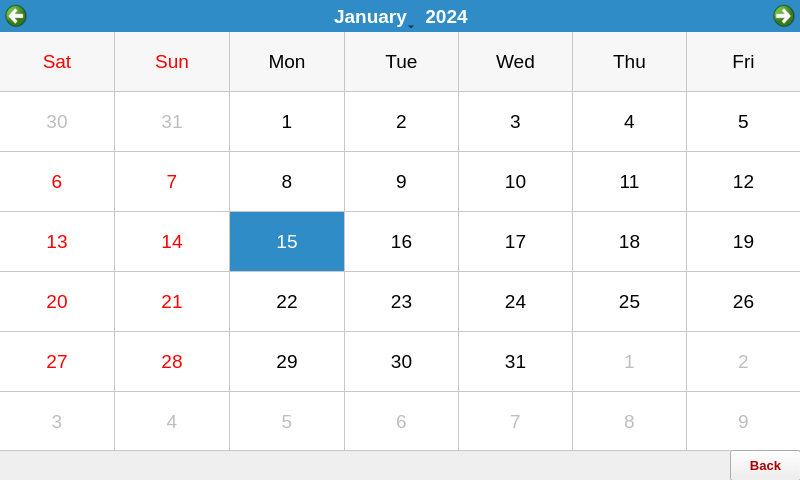
<?xml version="1.0" encoding="UTF-8"?>
<ui version="4.0">
 <class>Form</class>
 <widget class="QWidget" name="Form">
  <property name="geometry">
   <rect>
    <x>0</x>
    <y>0</y>
    <width>800</width>
    <height>480</height>
   </rect>
  </property>
  <property name="windowTitle">
   <string>Form</string>
  </property>
  <property name="windowIcon">
   <iconset>
    <normaloff>../Images/icon.png</normaloff>../Images/icon.png</iconset>
  </property>
  <property name="styleSheet">
   <string notr="true">QProgressBar:horizontal {
    border: 1px solid #3A3939;
    text-align: center;
    padding: 1px;
    background: #201F1F;
}
QProgressBar::chunk:horizontal {
    background-color: qlineargradient(spread:reflect, x1:1, y1:0.545, x2:1, y2:0, stop:0 rgba(28, 66, 111, 255), stop:1 rgba(37, 87, 146, 255));
}

QToolTip
{
    border: 1px solid #3A3939;
    background-color: rgb(90, 102, 117);;
    color: white;
    padding: 1px;
    opacity: 200;
}

QWidget
{
    color: silver;
    background-color: #302F2F;
    selection-background-color:#3d8ec9;
    selection-color: black;
    background-clip: border;
    border-image: none;
    outline: 0;
}

QWidget:item:hover
{
    background-color: #78879b;
    color: black;
}

QWidget:item:selected
{
    background-color: #3d8ec9;
}

QCheckBox
{
    spacing: 5px;
    outline: none;
    color: #bbb;
    margin-bottom: 2px;
}

QCheckBox:disabled
{
    color: #777777;
}
QCheckBox::indicator,
QGroupBox::indicator
{
    width: 18px;
    height: 18px;
}
QGroupBox::indicator
{
    margin-left: 2px;
}

QCheckBox::indicator:unchecked,
QCheckBox::indicator:unchecked:hover,
QGroupBox::indicator:unchecked,
QGroupBox::indicator:unchecked:hover
{
    image: url(:/dark_blue/img/checkbox_unchecked.png);
}

QCheckBox::indicator:unchecked:focus,
QCheckBox::indicator:unchecked:pressed,
QGroupBox::indicator:unchecked:focus,
QGroupBox::indicator:unchecked:pressed
{
  border: none;
    image: url(:/dark_blue/img/checkbox_unchecked_focus.png);
}

QCheckBox::indicator:checked,
QCheckBox::indicator:checked:hover,
QGroupBox::indicator:checked,
QGroupBox::indicator:checked:hover
{
    image: url(:/dark_blue/img/checkbox_checked.png);
}

QCheckBox::indicator:checked:focus,
QCheckBox::indicator:checked:pressed,
QGroupBox::indicator:checked:focus,
QGroupBox::indicator:checked:pressed
{
  border: none;
    image: url(:/dark_blue/img/checkbox_checked_focus.png);
}

QCheckBox::indicator:indeterminate,
QCheckBox::indicator:indeterminate:hover,
QCheckBox::indicator:indeterminate:pressed
QGroupBox::indicator:indeterminate,
QGroupBox::indicator:indeterminate:hover,
QGroupBox::indicator:indeterminate:pressed
{
    image: url(:/dark_blue/img/checkbox_indeterminate.png);
}

QCheckBox::indicator:indeterminate:focus,
QGroupBox::indicator:indeterminate:focus
{
    image: url(:/dark_blue/img/checkbox_indeterminate_focus.png);
}

QCheckBox::indicator:checked:disabled,
QGroupBox::indicator:checked:disabled
{
    image: url(:/dark_blue/img/checkbox_checked_disabled.png);
}

QCheckBox::indicator:unchecked:disabled,
QGroupBox::indicator:unchecked:disabled
{
    image: url(:/dark_blue/img/checkbox_unchecked_disabled.png);
}

QRadioButton
{
    spacing: 5px;
    outline: none;
    color: #bbb;
    margin-bottom: 2px;
}

QRadioButton:disabled
{
    color: #777777;
}
QRadioButton::indicator
{
    width: 21px;
    height: 21px;
}

QRadioButton::indicator:unchecked,
QRadioButton::indicator:unchecked:hover
{
    image: url(:/dark_blue/img/radio_unchecked.png);
}

QRadioButton::indicator:unchecked:focus,
QRadioButton::indicator:unchecked:pressed
{
  border: none;
  outline: none;
    image: url(:/dark_blue/img/radio_unchecked_focus.png);
}

QRadioButton::indicator:checked,
QRadioButton::indicator:checked:hover
{
  border: none;
  outline: none;
    image: url(:/dark_blue/img/radio_checked.png);
}

QRadioButton::indicator:checked:focus,
QRadioButton::indicato::menu-arrowr:checked:pressed
{
  border: none;
  outline: none;
    image: url(:/dark_blue/img/radio_checked_focus.png);
}

QRadioButton::indicator:indeterminate,
QRadioButton::indicator:indeterminate:hover,
QRadioButton::indicator:indeterminate:pressed
{
        image: url(:/dark_blue/img/radio_indeterminate.png);
}

QRadioButton::indicator:checked:disabled
{
  outline: none;
  image: url(:/dark_blue/img/radio_checked_disabled.png);
}

QRadioButton::indicator:unchecked:disabled
{
    image: url(:/dark_blue/img/radio_unchecked_disabled.png);
}


QMenuBar
{
    background-color: #302F2F;
    color: silver;
}

QMenuBar::item
{
    background: transparent;
}

QMenuBar::item:selected
{
    background: transparent;
    border: 1px solid #3A3939;
}

QMenuBar::item:pressed
{
    border: 1px solid #3A3939;
    background-color: #3d8ec9;
    color: black;
    margin-bottom:-1px;
    padding-bottom:1px;
}

QMenu
{
    border: 1px solid #3A3939;
    color: silver;
    margin: 1px;
}

QMenu::icon
{
    margin: 1px;
}

QMenu::item
{
    padding: 2px 2px 2px 25px;
    margin-left: 5px;
    border: 1px solid transparent; /* reserve space for selection border */
}

QMenu::item:selected
{
    color: black;
}

QMenu::separator {
    height: 2px;
    background: lightblue;
    margin-left: 10px;
    margin-right: 5px;
}

QMenu::indicator {
    width: 16px;
    height: 16px;
}

/* non-exclusive indicator = check box style indicator
   (see QActionGroup::setExclusive) */
QMenu::indicator:non-exclusive:unchecked {
    image: url(:/dark_blue/img/checkbox_unchecked.png);
}

QMenu::indicator:non-exclusive:unchecked:selected {
    image: url(:/dark_blue/img/checkbox_unchecked_disabled.png);
}

QMenu::indicator:non-exclusive:checked {
    image: url(:/dark_blue/img/checkbox_checked.png);
}

QMenu::indicator:non-exclusive:checked:selected {
    image: url(:/dark_blue/img/checkbox_checked_disabled.png);
}

/* exclusive indicator = radio button style indicator (see QActionGroup::setExclusive) */
QMenu::indicator:exclusive:unchecked {
    image: url(:/dark_blue/img/radio_unchecked.png);
}

QMenu::indicator:exclusive:unchecked:selected {
    image: url(:/dark_blue/img/radio_unchecked_disabled.png);
}

QMenu::indicator:exclusive:checked {
    image: url(:/dark_blue/img/radio_checked.png);
}

QMenu::indicator:exclusive:checked:selected {
    image: url(:/dark_blue/img/radio_checked_disabled.png);
}

QMenu::right-arrow {
    margin: 5px;
    image: url(:/dark_blue/img/right_arrow.png)
}


QWidget:disabled
{
    color: #808080;
    background-color: #302F2F;
}

QAbstractItemView
{
    alternate-background-color: #3A3939;
    color: silver;
    border: 1px solid 3A3939;
    border-radius: 2px;
    padding: 1px;
}

QWidget:focus, QMenuBar:focus
{
    border: 1px solid #78879b;
}

QTabWidget:focus, QCheckBox:focus, QRadioButton:focus, QSlider:focus
{
    border: none;
}

QLineEdit
{
    background-color: #201F1F;
    padding: 2px;
    border-style: solid;
    border: 1px solid #3A3939;
    border-radius: 2px;
    color: silver;
}

QGroupBox {
    border:1px solid #3A3939;
    border-radius: 2px;
    margin-top: 20px;
    background-color: #302F2F;
    color: silver;
}

QGroupBox::title {
    subcontrol-origin: margin;
    subcontrol-position: top center;
    padding-left: 10px;
    padding-right: 10px;
    padding-top: 10px;
}

QAbstractScrollArea
{
    border-radius: 2px;
    border: 1px solid #3A3939;
    background-color: transparent;
}

QScrollBar:horizontal
{
    height: 15px;
    margin: 3px 15px 3px 15px;
    border: 1px transparent #2A2929;
    border-radius: 4px;
    background-color: #2A2929;
}

QScrollBar::handle:horizontal
{
    background-color: #605F5F;
    min-width: 5px;
    border-radius: 4px;
}

QScrollBar::add-line:horizontal
{
    margin: 0px 3px 0px 3px;
    border-image: url(:/dark_blue/img/right_arrow_disabled.png);
    width: 10px;
    height: 10px;
    subcontrol-position: right;
    subcontrol-origin: margin;
}

QScrollBar::sub-line:horizontal
{
    margin: 0px 3px 0px 3px;
    border-image: url(:/dark_blue/img/left_arrow_disabled.png);
    height: 10px;
    width: 10px;
    subcontrol-position: left;
    subcontrol-origin: margin;
}

QScrollBar::add-line:horizontal:hover,QScrollBar::add-line:horizontal:on
{
    border-image: url(:/dark_blue/img/right_arrow.png);
    height: 10px;
    width: 10px;
    subcontrol-position: right;
    subcontrol-origin: margin;
}


QScrollBar::sub-line:horizontal:hover, QScrollBar::sub-line:horizontal:on
{
    border-image: url(:/dark_blue/img/left_arrow.png);
    height: 10px;
    width: 10px;
    subcontrol-position: left;
    subcontrol-origin: margin;
}

QScrollBar::up-arrow:horizontal, QScrollBar::down-arrow:horizontal
{
    background: none;
}


QScrollBar::add-page:horizontal, QScrollBar::sub-page:horizontal
{
    background: none;
}

QScrollBar:vertical
{
    background-color: #2A2929;
    width: 15px;
    margin: 15px 3px 15px 3px;
    border: 1px transparent #2A2929;
    border-radius: 4px;
}

QScrollBar::handle:vertical
{
    background-color: #605F5F;
    min-height: 5px;
    border-radius: 4px;
}

QScrollBar::sub-line:vertical
{
    margin: 3px 0px 3px 0px;
    border-image: url(:/dark_blue/img/up_arrow_disabled.png);
    height: 10px;
    width: 10px;
    subcontrol-position: top;
    subcontrol-origin: margin;
}

QScrollBar::add-line:vertical
{
    margin: 3px 0px 3px 0px;
    border-image: url(:/dark_blue/img/down_arrow_disabled.png);
    height: 10px;
    width: 10px;
    subcontrol-position: bottom;
    subcontrol-origin: margin;
}

QScrollBar::sub-line:vertical:hover,QScrollBar::sub-line:vertical:on
{

    border-image: url(:/dark_blue/img/up_arrow.png);
    height: 10px;
    width: 10px;
    subcontrol-position: top;
    subcontrol-origin: margin;
}


QScrollBar::add-line:vertical:hover, QScrollBar::add-line:vertical:on
{
    border-image: url(:/dark_blue/img/down_arrow.png);
    height: 10px;
    width: 10px;
    subcontrol-position: bottom;
    subcontrol-origin: margin;
}

QScrollBar::up-arrow:vertical, QScrollBar::down-arrow:vertical
{
    background: none;
}


QScrollBar::add-page:vertical, QScrollBar::sub-page:vertical
{
    background: none;
}

QTextEdit
{
    background-color: #201F1F;
    color: silver;
    border: 1px solid #3A3939;
}

QPlainTextEdit
{
    background-color: #201F1F;;
    color: silver;
    border-radius: 2px;
    border: 1px solid #3A3939;
}

QHeaderView::section
{
    background-color: #3A3939;
    color: silver;
    padding-left: 4px;
    border: 1px solid #6c6c6c;
}

QSizeGrip {
    image: url(:/dark_blue/img/sizegrip.png);
    width: 12px;
    height: 12px;
}

QMainWindow
{
    background-color: #302F2F;

}

QMainWindow::separator
{
    background-color: #302F2F;
    color: white;
    padding-left: 4px;
    spacing: 2px;
    border: 1px dashed #3A3939;
}

QMainWindow::separator:hover
{

    background-color: #787876;
    color: white;
    padding-left: 4px;
    border: 1px solid #3A3939;
    spacing: 2px;
}


QMenu::separator
{
    height: 1px;
    background-color: #3A3939;
    color: white;
    padding-left: 4px;
    margin-left: 10px;
    margin-right: 5px;
}


QFrame
{
    border-radius: 2px;
    border: 1px solid #444;
}

QFrame[frameShape=&quot;0&quot;]
{
    border-radius: 2px;
    border: 1px transparent #444;
}

QStackedWidget
{
    background-color: #302F2F;
    border: 1px transparent black;
}

QToolBar {
    border: 1px transparent #393838;
    background: 1px solid #302F2F;
    font-weight: bold;
}

QToolBar::handle:horizontal {
    image: url(:/dark_blue/img/Hmovetoolbar.png);
}
QToolBar::handle:vertical {
    image: url(:/dark_blue/img/Vmovetoolbar.png);
}
QToolBar::separator:horizontal {
    image: url(:/dark_blue/img/Hsepartoolbar.png);
}
QToolBar::separator:vertical {
    image: url(:/dark_blue/img/Vsepartoolbars.png);
}

QPushButton
{
    color: silver;
    background-color: #302F2F;
    border-width: 2px;
    border-color: #4A4949;
    border-style: solid;
    padding-top: 2px;
    padding-bottom: 2px;
    padding-left: 10px;
    padding-right: 10px;
    border-radius: 12px;
    /* outline: none; */
    /* min-width: 40px; */
}

QPushButton:disabled
{
    background-color: #302F2F;
    border-width: 2px;
    border-color: #3A3939;
    border-style: solid;
    padding-top: 2px;
    padding-bottom: 2px;
    padding-left: 10px;
    padding-right: 10px;
    /*border-radius: 2px;*/
    color: #808080;
}

QPushButton:focus {
    background-color: #3d8ec9;
    color: white;
}

QComboBox
{
    selection-background-color: #3d8ec9;
    background-color: #201F1F;
    border-style: solid;
    border: 1px solid #3A3939;
    border-radius: 2px;
    padding: 2px;
    min-width: 75px;
}

QPushButton:checked{
    background-color: #4A4949;
    border-color: #6A6969;
}

QPushButton:hover {
    border: 2px solid #78879b;
    color: silver;
}

QComboBox:hover, QAbstractSpinBox:hover,QLineEdit:hover,QTextEdit:hover,QPlainTextEdit:hover,QAbstractView:hover,QTreeView:hover
{
    border: 1px solid #78879b;
    color: silver;
}

QComboBox:on
{
    background-color: #626873;
    padding-top: 3px;
    padding-left: 4px;
    selection-background-color: #4a4a4a;
}

QComboBox QAbstractItemView
{
    background-color: #201F1F;
    border-radius: 2px;
    border: 1px solid #444;
    selection-background-color: #3d8ec9;
    color: silver;
}

QComboBox::drop-down
{
    subcontrol-origin: padding;
    subcontrol-position: top right;
    width: 15px;

    border-left-width: 0px;
    border-left-color: darkgray;
    border-left-style: solid;
    border-top-right-radius: 3px;
    border-bottom-right-radius: 3px;
}

QComboBox::down-arrow
{
    image: url(:/dark_blue/img/down_arrow_disabled.png);
}

QComboBox::down-arrow:on, QComboBox::down-arrow:hover,
QComboBox::down-arrow:focus
{
    image: url(:/dark_blue/img/down_arrow.png);
}

QPushButton:pressed
{
    background-color: #484846;
}

QAbstractSpinBox {
    padding-top: 2px;
    padding-bottom: 2px;
    border: 1px solid #3A3939;
    background-color: #201F1F;
    color: silver;
    border-radius: 2px;
    min-width: 75px;
}

QAbstractSpinBox:up-button
{
    background-color: transparent;
    subcontrol-origin: border;
    subcontrol-position: top right;
}

QAbstractSpinBox:down-button
{
    background-color: transparent;
    subcontrol-origin: border;
    subcontrol-position: bottom right;
}

QAbstractSpinBox::up-arrow,QAbstractSpinBox::up-arrow:disabled,QAbstractSpinBox::up-arrow:off {
    image: url(:/dark_blue/img/up_arrow_disabled.png);
    width: 10px;
    height: 10px;
}
QAbstractSpinBox::up-arrow:hover
{
    image: url(:/dark_blue/img/up_arrow.png);
}


QAbstractSpinBox::down-arrow,QAbstractSpinBox::down-arrow:disabled,QAbstractSpinBox::down-arrow:off
{
    image: url(:/dark_blue/img/down_arrow_disabled.png);
    width: 10px;
    height: 10px;
}
QAbstractSpinBox::down-arrow:hover
{
    image: url(:/dark_blue/img/down_arrow.png);
}


QLabel
{
    border: 0px solid black;
}

QTabWidget{
    border: 1px transparent black;
}

QTabWidget::pane {
    border: 1px solid #444;
    border-radius: 3px;
    padding: 3px;
}

QTabBar
{
    qproperty-drawBase: 0;
    left: 5px; /* move to the right by 5px */
}

QTabBar:focus
{
    border: 0px transparent black;
}

QTabBar::close-button  {
    image: url(:/dark_blue/img/close.png);
    background: transparent;
}

QTabBar::close-button:hover
{
    image: url(:/dark_blue/img/close-hover.png);
    background: transparent;
}

QTabBar::close-button:pressed {
    image: url(:/dark_blue/img/close-pressed.png);
    background: transparent;
}

/* TOP TABS */
QTabBar::tab:top {
    color: #b1b1b1;
    border: 1px solid #4A4949;
    border-bottom: 1px transparent black;
    background-color: #302F2F;
    padding: 5px;
    border-top-left-radius: 2px;
    border-top-right-radius: 2px;
}

QTabBar::tab:top:!selected
{
    color: #b1b1b1;
    background-color: #201F1F;
    border: 1px transparent #4A4949;
    border-bottom: 1px transparent #4A4949;
    border-top-left-radius: 0px;
    border-top-right-radius: 0px;
}

QTabBar::tab:top:!selected:hover {
    background-color: #48576b;
}

/* BOTTOM TABS */
QTabBar::tab:bottom {
    color: #b1b1b1;
    border: 1px solid #4A4949;
    border-top: 1px transparent black;
    background-color: #302F2F;
    padding: 5px;
    border-bottom-left-radius: 2px;
    border-bottom-right-radius: 2px;
}

QTabBar::tab:bottom:!selected
{
    color: #b1b1b1;
    background-color: #201F1F;
    border: 1px transparent #4A4949;
    border-top: 1px transparent #4A4949;
    border-bottom-left-radius: 0px;
    border-bottom-right-radius: 0px;
}

QTabBar::tab:bottom:!selected:hover {
    background-color: #78879b;
}

/* LEFT TABS */
QTabBar::tab:left {
    color: #b1b1b1;
    border: 1px solid #4A4949;
    border-left: 1px transparent black;
    background-color: #302F2F;
    padding: 5px;
    border-top-right-radius: 2px;
    border-bottom-right-radius: 2px;
}

QTabBar::tab:left:!selected
{
    color: #b1b1b1;
    background-color: #201F1F;
    border: 1px transparent #4A4949;
    border-right: 1px transparent #4A4949;
    border-top-right-radius: 0px;
    border-bottom-right-radius: 0px;
}

QTabBar::tab:left:!selected:hover {
    background-color: #48576b;
}


/* RIGHT TABS */
QTabBar::tab:right {
    color: #b1b1b1;
    border: 1px solid #4A4949;
    border-right: 1px transparent black;
    background-color: #302F2F;
    padding: 5px;
    border-top-left-radius: 2px;
    border-bottom-left-radius: 2px;
}

QTabBar::tab:right:!selected
{
    color: #b1b1b1;
    background-color: #201F1F;
    border: 1px transparent #4A4949;
    border-right: 1px transparent #4A4949;
    border-top-left-radius: 0px;
    border-bottom-left-radius: 0px;
}

QTabBar::tab:right:!selected:hover {
    background-color: #48576b;
}

QTabBar QToolButton::right-arrow:enabled {
     image: url(:/dark_blue/img/right_arrow.png);
 }

 QTabBar QToolButton::left-arrow:enabled {
     image: url(:/dark_blue/img/left_arrow.png);
 }

QTabBar QToolButton::right-arrow:disabled {
     image: url(:/dark_blue/img/right_arrow_disabled.png);
 }

 QTabBar QToolButton::left-arrow:disabled {
     image: url(:/dark_blue/img/left_arrow_disabled.png);
 }


QDockWidget {
    border: 1px solid #403F3F;
    titlebar-close-icon: url(:/dark_blue/img/close.png);
    titlebar-normal-icon: url(:/dark_blue/img/undock.png);
}

QDockWidget::close-button, QDockWidget::float-button {
    border: 1px solid transparent;
    border-radius: 2px;
    background: transparent;
}

QDockWidget::close-button:hover, QDockWidget::float-button:hover {
    background: rgba(255, 255, 255, 10);
}

QDockWidget::close-button:pressed, QDockWidget::float-button:pressed {
    padding: 1px -1px -1px 1px;
    background: rgba(255, 255, 255, 10);
}

QTreeView, QListView, QTextBrowser, AtLineEdit, AtLineEdit::hover {
    border: 1px solid #444;
    background-color: silver;
    border-radius: 3px;
    margin-left: 3px;
    color: black;
}

QTreeView:branch:selected, QTreeView:branch:hover {
    background: url(:/dark_blue/img/transparent.png);
}

QTreeView::branch:has-siblings:!adjoins-item {
    border-image: url(:/dark_blue/img/transparent.png);
}

QTreeView::branch:has-siblings:adjoins-item {
    border-image: url(:/dark_blue/img/transparent.png);
}

QTreeView::branch:!has-children:!has-siblings:adjoins-item {
    border-image: url(:/dark_blue/img/transparent.png);
}

QTreeView::branch:has-children:!has-siblings:closed,
QTreeView::branch:closed:has-children:has-siblings {
    image: url(:/dark_blue/img/branch_closed.png);
}

QTreeView::branch:open:has-children:!has-siblings,
QTreeView::branch:open:has-children:has-siblings  {
    image: url(:/dark_blue/img/branch_open.png);
}

QTreeView::branch:has-children:!has-siblings:closed:hover,
QTreeView::branch:closed:has-children:has-siblings:hover {
    image: url(:/dark_blue/img/branch_closed-on.png);
    }

QTreeView::branch:open:has-children:!has-siblings:hover,
QTreeView::branch:open:has-children:has-siblings:hover  {
    image: url(:/dark_blue/img/branch_open-on.png);
    }

QListView::item:!selected:hover, QListView::item:!selected:hover, QTreeView::item:!selected:hover  {
    background: rgba(0, 0, 0, 0);
    outline: 0;
    color: #FFFFFF
}

QListView::item:selected:hover, QListView::item:selected:hover, QTreeView::item:selected:hover  {
    background: #3d8ec9;
    color: #FFFFFF;
}

QSlider::groove:horizontal {
    border: 1px solid #3A3939;
    height: 8px;
    background: #201F1F;
    margin: 2px 0;
    border-radius: 2px;
}

QSlider::handle:horizontal {
    background: QLinearGradient( x1: 0, y1: 0, x2: 0, y2: 1,
      stop: 0.0 silver, stop: 0.2 #a8a8a8, stop: 1 #727272);
    border: 1px solid #3A3939;
    width: 14px;
    height: 14px;
    margin: -4px 0;
    border-radius: 2px;
}

QSlider::groove:vertical {
    border: 1px solid #3A3939;
    width: 8px;
    background: #201F1F;
    margin: 0 0px;
    border-radius: 2px;
}

QSlider::handle:vertical {
    background: QLinearGradient( x1: 0, y1: 0, x2: 0, y2: 1, stop: 0.0 silver,
    stop: 0.2 #a8a8a8, stop: 1 #727272);
    border: 1px solid #3A3939;
    width: 14px;
    height: 14px;
    margin: 0 -4px;
    border-radius: 2px;
}

QToolButton {
    /*  background-color: transparent; */
    border: 2px transparent #4A4949;
    border-radius: 4px;
    background-color: dimgray;
    margin: 2px;
    padding: 2px;
}

QToolButton[popupMode=&quot;1&quot;] { /* only for MenuButtonPopup */
 padding-right: 20px; /* make way for the popup button */
 border: 2px transparent #4A4949;
 border-radius: 4px;
}

QToolButton[popupMode=&quot;2&quot;] { /* only for InstantPopup */
 padding-right: 10px; /* make way for the popup button */
 border: 2px transparent #4A4949;
}


QToolButton:hover, QToolButton::menu-button:hover {
    border: 2px solid #78879b;
}

QToolButton:checked, QToolButton:pressed,
    QToolButton::menu-button:pressed {
    background-color: #4A4949;
    border: 2px solid #78879b;
}

/* the subcontrol below is used only in the InstantPopup or DelayedPopup mode */
QToolButton::menu-indicator {
    image: url(:/dark_blue/img/down_arrow.png);
    top: -7px; left: -2px; /* shift it a bit */
}

/* the subcontrols below are used only in the MenuButtonPopup mode */
QToolButton::menu-button {
    border: 1px transparent #4A4949;
    border-top-right-radius: 6px;
    border-bottom-right-radius: 6px;
    /* 16px width + 4px for border = 20px allocated above */
    width: 16px;
    outline: none;
}

QToolButton::menu-arrow {
    image: url(:/dark_blue/img/down_arrow.png);
}

QToolButton::menu-arrow:open {
    top: 1px; left: 1px; /* shift it a bit */
    border: 1px solid #3A3939;
}

QPushButton::menu-indicator  {
    subcontrol-origin: padding;
    subcontrol-position: bottom right;
    left: 4px;
}

QTableView
{
    border: 1px solid #444;
    gridline-color: #6c6c6c;
    background-color: #201F1F;
}


QTableView, QHeaderView
{
    border-radius: 0px;
}

QTableView::item:pressed, QListView::item:pressed, QTreeView::item:pressed  {
    background: #78879b;
    color: #FFFFFF;
}

QTableView::item:selected:active, QTreeView::item:selected:active, QListView::item:selected:active  {
    background: #3d8ec9;
    color: #FFFFFF;
}


QHeaderView
{
    border: 1px transparent;
    border-radius: 2px;
    margin: 0px;
    padding: 0px;
}

QHeaderView::section  {
    background-color: #3A3939;
    color: silver;
    padding: 4px;
    border: 1px solid #6c6c6c;
    border-radius: 0px;
    text-align: center;
}

QHeaderView::section::vertical::first, QHeaderView::section::vertical::only-one
{
    border-top: 1px solid #6c6c6c;
}

QHeaderView::section::vertical
{
    border-top: transparent;
}

QHeaderView::section::horizontal::first, QHeaderView::section::horizontal::only-one
{
    border-left: 1px solid #6c6c6c;
}

QHeaderView::section::horizontal
{
    border-left: transparent;
}


QHeaderView::section:checked
 {
    color: white;
    background-color: #5A5959;
 }

 /* style the sort indicator */
QHeaderView::down-arrow {
    image: url(:/dark_blue/img/down_arrow.png);
}

QHeaderView::up-arrow {
    image: url(:/dark_blue/img/up_arrow.png);
}


QTableCornerButton::section {
    background-color: #3A3939;
    border: 1px solid #3A3939;
    border-radius: 2px;
}

QToolBox  {
    padding: 3px;
    border: 1px transparent black;
}

QToolBox::tab {
    color: #b1b1b1;
    background-color: #302F2F;
    border: 1px solid #4A4949;
    border-bottom: 1px transparent #302F2F;
    border-top-left-radius: 5px;
    border-top-right-radius: 5px;
}

 QToolBox::tab:selected { /* italicize selected tabs */
    font: italic;
    background-color: #302F2F;
    border-color: #3d8ec9;
 }

QStatusBar::item {
    border: 1px solid #3A3939;
    border-radius: 2px;
 }


QFrame[height=&quot;3&quot;], QFrame[width=&quot;3&quot;] {
    background-color: #AAA;
}


QSplitter::handle {
    border: 1px dashed #3A3939;
}

QSplitter::handle:hover {
    background-color: #787876;
    border: 1px solid #3A3939;
}

QSplitter::handle:horizontal {
    width: 1px;
}

QSplitter::handle:vertical {
    height: 1px;
}

QListWidget {
    background-color: silver;
    border-radius: 5px;
    margin-left: 5px;
}

QListWidget::item {
    color: black;
}

QMessageBox {
    messagebox-critical-icon	: url(:/dark_blue/img/critical.png);
    messagebox-information-icon	: url(:/dark_blue/img/information.png);
    messagebox-question-icon	: url(:/dark_blue/img/question.png);
    messagebox-warning-icon:    : url(:/dark_blue/img/warning.png);
}

ColorButton::enabled {
    border-radius: 0px;
    border: 1px solid #444444;
}

ColorButton::disabled {
    border-radius: 0px;
    border: 1px solid #AAAAAA;
}</string>
  </property>
  <widget class="QCalendarWidget" name="calendarWidget">
   <property name="geometry">
    <rect>
     <x>0</x>
     <y>0</y>
     <width>801</width>
     <height>451</height>
    </rect>
   </property>
   <property name="font">
    <font>
     <pointsize>14</pointsize>
    </font>
   </property>
   <property name="styleSheet">
    <string notr="true">QToolButton{
icon-size:25px.25px;
}</string>
   </property>
   <property name="firstDayOfWeek">
    <enum>Qt::Saturday</enum>
   </property>
   <property name="gridVisible">
    <bool>true</bool>
   </property>
   <property name="verticalHeaderFormat">
    <enum>QCalendarWidget::NoVerticalHeader</enum>
   </property>
  </widget>
  <widget class="QPushButton" name="back">
   <property name="geometry">
    <rect>
     <x>730</x>
     <y>450</y>
     <width>71</width>
     <height>31</height>
    </rect>
   </property>
   <property name="font">
    <font>
     <pointsize>10</pointsize>
     <bold>true</bold>
    </font>
   </property>
   <property name="styleSheet">
    <string notr="true">color: rgb(170, 0, 0);</string>
   </property>
   <property name="text">
    <string>Back</string>
   </property>
  </widget>
 </widget>
 <resources/>
 <connections/>
</ui>
